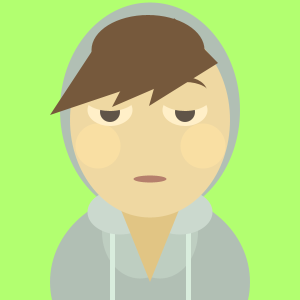
Frame 1 (no input)
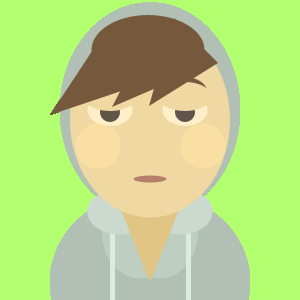
Frame 60 (the mouse pressed at the canvas centre just before this capture)
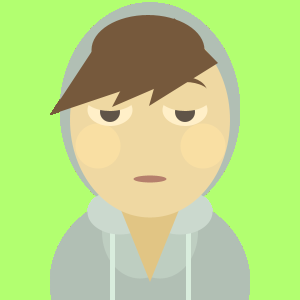
Frame 120 (the mouse held since frame 60 and released just before this capture)

The Processing sketch that drew these frames (run headless with seeded random() and noise(); from frame 60 on, the mouse is pressed at the canvas centre):

// Processing sketch: processing_68848
// ── processing_68848.pde

void setup(){
size(300, 300);
background(178, 255, 112);
}

void draw (){
  noStroke();
  /* hoodie */
  fill(177, 191, 180);
  ellipse(150,110,180,215);
  
  fill(177, 191, 180);
  ellipse(150, 282, 200, 180);
  
  fill(190, 206, 193);
  ellipse(140, 232, 76, 93);
  ellipse(160, 232, 76, 93);
  
  fill(217, 237, 221);
  rect(110, 210, 5, 100);
  rect(186, 210, 5, 100);
 
  fill(203, 217, 206);
  ellipse(120, 212, 65, 45);
  ellipse(180, 212, 65, 45);
  
  /* neck */
  fill(225, 197, 132);
  triangle(121, 210, 179, 210, 150, 282);
  
  /* head base */
  fill(239, 216, 162);
  ellipse(150, 120, 160, 195);
  
  /* cheeks */
  fill(249, 223, 163);
  ellipse(98, 146, 45, 45);
  ellipse(203, 146, 45, 45);
  
  /* mouth */
  fill(181, 127, 108);
  ellipse(150, 179, 33, 7);
  
  /* eyes base */
  fill(255, 239, 200);
  ellipse(110, 110, 45, 32);
  ellipse(185, 110, 45, 32);
  
  /* pupils */
  fill(96, 84, 72);
  ellipse(110, 112, 20, 20);
  ellipse(185, 112, 20, 20);
  
  fill(239, 216, 162);
  ellipse(110, 95, 55, 32);
  fill(239, 216, 162);
  ellipse(185, 95, 55, 32);
  
  /* eye brow right */
  fill(118, 89, 60);
  ellipse(185, 93, 45, 32);
  fill(239, 216, 162);
  ellipse(185, 96, 52, 28);
  
  /* hair fringe */
  fill(118, 89, 60);
  ellipse(148, 50, 113, 70);
  triangle(50, 115, 100, 39, 154, 80);
  triangle(112, 107, 155, 24, 214, 63);
  triangle(149, 106, 174, 18, 218, 63);
  
}
